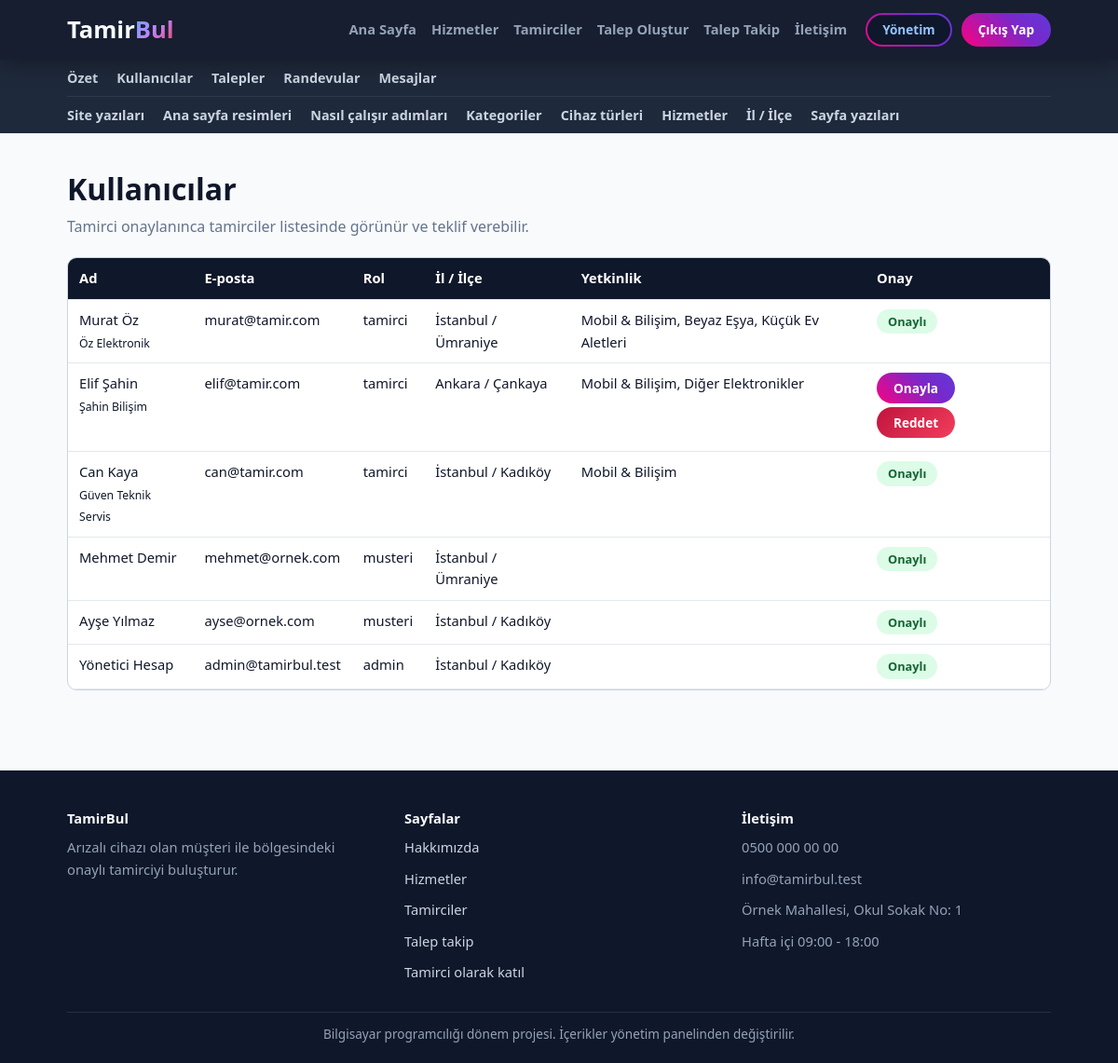
Page /admin/kullanicilar.php (signed in) on the committed database.
### tables this page shows
CREATE TABLE site_ayarlari (
    id INT AUTO_INCREMENT PRIMARY KEY,  
    anahtar VARCHAR(50) NOT NULL UNIQUE,  
    deger TEXT NOT NULL,  
    etiket VARCHAR(100) NOT NULL DEFAULT ''  
);

CREATE TABLE kullanicilar (
    id INT AUTO_INCREMENT PRIMARY KEY,  
    ad VARCHAR(50) NOT NULL,  
    soyad VARCHAR(50) NOT NULL,  
    eposta VARCHAR(100) NOT NULL UNIQUE,  
    sifre VARCHAR(255) NOT NULL,  
    telefon VARCHAR(20) NOT NULL,  
    rol VARCHAR(20) NOT NULL,  
    isletme_adi VARCHAR(100) NOT NULL DEFAULT '',  
    sehir VARCHAR(50) NOT NULL,  
    ilce VARCHAR(50) NOT NULL DEFAULT '',  
    adres TEXT NOT NULL,  
    hakkinda TEXT NOT NULL,  
    onayli TINYINT NOT NULL DEFAULT 0,  
    kayit_tarihi DATETIME NOT NULL  
);

### ortak/hazirla.php (called while the page is built, shortened)
<?php
if (is_dir("ortak")) {
    $kok = "";
} else {
    $kok = "../";
}
include __DIR__ . "/baglanti.php";
include __DIR__ . "/guvenlik.php";

### ortak/baglanti.php (called while the page is built, shortened)
<?php
$baglanti = mysqli_connect("127.0.0.1", "root", "", "tamirbul");
$veritabani_hazir = ($baglanti != false);
if ($veritabani_hazir) {
    mysqli_set_charset($baglanti, "utf8mb4");
}
function sorgula($sorgu) {
    global $baglanti;
    return mysqli_query($baglanti, $sorgu);
}
function satirlar($sorgu) {
    $liste = array();
    $sonuc = sorgula($sorgu);
    while ($sonuc && $satir = mysqli_fetch_assoc($sonuc)) {
        $liste[] = $satir;
    }
    return $liste;
}
function tek_satir($sorgu) {
    $liste = satirlar($sorgu);
    return $liste[0];
}
function temizle($yazi) {
    global $baglanti;
    return mysqli_real_escape_string($baglanti, $yazi);
}
function ayar_getir($anahtar, $yoksa_bu) {
    $satir = tek_satir("SELECT deger FROM site_ayarlari WHERE anahtar = '" . temizle($anahtar) . "'");
    return $satir["deger"];
}
function yetkinlik_metni($tamirci_id) {
    $adlar = array();
    foreach (satirlar("SELECT kategoriler.ad FROM tamirci_yetkinlikleri INNER JOIN kategoriler ON kategoriler.id = kategori_id WHERE tamirci_id = " . (int) $tamirci_id) as $kategori) {
        $adlar[] = $kategori["ad"];
    }
    return implode(", ", $adlar);
}

### ortak/guvenlik.php (called while the page is built, shortened)
<?php
function giris_yapildi_mi() {
    return isset($_SESSION["kullanici_id"]);
}
function temiz_yaz($metin) {
    return htmlspecialchars($metin, ENT_QUOTES, "UTF-8");
}

### admin/kullanicilar.php (the view, shortened to what this page needs)
<?php
include "../ortak/hazirla.php";
$kisiler = satirlar("SELECT * FROM kullanicilar ORDER BY id DESC");
include "../ortak/baslik.php";
include "menu.php";
?>
<section class="sayfa">
    <div class="kapsayici">
        <h1>Kullanıcılar</h1>
        <p class="giris-metni">Tamirci onaylanınca tamirciler listesinde görünür ve teklif verebilir.</p>
        <div class="tablo-kutu">
            <table>
                <tr><th>Ad</th><th>E-posta</th><th>Rol</th><th>İl / İlçe</th><th>Yetkinlik</th><th>Onay</th></tr>
                <?php foreach ($kisiler as $kisi) { ?>
                    <tr>
                        <td><?php echo temiz_yaz($kisi["ad"] . " " . $kisi["soyad"]); ?><br><small><?php echo temiz_yaz($kisi["isletme_adi"]); ?></small></td>
                        <td><?php echo temiz_yaz($kisi["eposta"]); ?></td>
                        <td><?php echo temiz_yaz($kisi["rol"]); ?></td>
                        <td><?php echo temiz_yaz($kisi["sehir"] . " / " . $kisi["ilce"]); ?></td>
                        <td><?php if ($kisi["rol"] == "tamirci") { echo temiz_yaz(yetkinlik_metni($kisi["id"])); } ?></td>
                        <td>
                            <?php if ($kisi["onayli"] == 1) { ?>
                                <span class="badge badge-success">Onaylı</span>
                            <?php } else { ?>
                                <form method="post" action="kullanici-onay.php">
                                    <button class="btn btn-sm btn-secondary" type="submit">Onayla</button>
                                </form>
                                <?php if ($kisi["onayli"] == 0) { ?>
                                    <form method="post" action="kullanici-onay.php" onsubmit="return confirm('Başvuru reddedilsin mi?');">
                                        <button class="btn btn-sm btn-danger" type="submit">Reddet</button>
                                    </form>
                                <?php } ?>
                            <?php } ?>
                        </td>
                    </tr>
                <?php } ?>
            </table>
        </div>
    </div>
</section>
<?php
include "../ortak/altlik.php";
?>

### ortak/baslik.php (shortened to what this page needs)
<?php
$site_adi = ayar_getir("site_adi", "TamirBul");
$logo_on = mb_substr($site_adi, 0, 5, "UTF-8");
$logo_arka = mb_substr($site_adi, 5, null, "UTF-8");
$acik_dosya = basename($_SERVER["PHP_SELF"]);
$menu_linkleri = array(
    "index.php" => "Ana Sayfa",
    "hizmetler.php" => "Hizmetler",
    "tamirciler.php" => "Tamirciler",
    "talep-olustur.php" => "Talep Oluştur",
    "talep-takip.php" => "Talep Takip",
    "iletisim.php" => "İletişim"
);
$panel_adresi = "musteri/panel.php";
$panel_yazisi = "Hesabım";
if (isset($_SESSION["rol"]) && $_SESSION["rol"] == "admin") {
    $panel_adresi = "admin/panel.php";
    $panel_yazisi = "Yönetim";
}
?>
<!DOCTYPE html>
<html lang="tr">
<head>
    <link rel="stylesheet" href="<?php echo $kok; ?>css/stil.css">
</head>
<body>
    <header class="navbar">
        <div class="container navbar-container">
            <a class="logo" href="<?php echo $kok; ?>index.php">
                <h1><?php echo temiz_yaz($logo_on); ?><span><?php echo temiz_yaz($logo_arka); ?></span></h1>
            </a>
            <div id="menu" class="menu">
                <nav class="nav-menu">
                    <ul>
                        <?php foreach ($menu_linkleri as $dosya => $yazi) { ?>
                            <li><a href="<?php echo $kok . $dosya; ?>" <?php if ($acik_dosya == $dosya && $kok == "") { echo 'class="active"'; } ?>><?php echo $yazi; ?></a></li>
                        <?php } ?>
                    </ul>
                </nav>
                <?php if (giris_yapildi_mi()) { ?>
                    <div class="user-profile-menu">
                        <a class="btn btn-sm btn-outline" href="<?php echo $kok . $panel_adresi; ?>"><?php echo $panel_yazisi; ?></a>
                        <a class="btn btn-sm btn-secondary" href="<?php echo $kok; ?>cikis.php">Çıkış Yap</a>
                    </div>
                <?php } ?>
            </div>
        </div>
    </header>
    <main>

### ortak/altlik.php (shortened to what this page needs)
<?php
$alt_site_adi = ayar_getir("site_adi", "TamirBul");
$alt_aciklama = ayar_getir("altlik_aciklama", "");
$alt_telefon = ayar_getir("telefon", "");
$alt_eposta = ayar_getir("eposta", "");
$alt_adres = ayar_getir("adres", "");
$alt_saat = ayar_getir("calisma_saatleri", "");
$alt_not = ayar_getir("altlik_not", "");
?>
    </main>
    <footer class="footer">
        <div class="container footer-container">
            <div>
                <strong><?php echo temiz_yaz($alt_site_adi); ?></strong>
                <p><?php echo temiz_yaz($alt_aciklama); ?></p>
            </div>
            <div>
                <strong>Sayfalar</strong>
                <p><a href="<?php echo $kok; ?>hakkimizda.php">Hakkımızda</a></p>
                <p><a href="<?php echo $kok; ?>hizmetler.php">Hizmetler</a></p>
                <p><a href="<?php echo $kok; ?>tamirciler.php">Tamirciler</a></p>
                <p><a href="<?php echo $kok; ?>talep-takip.php">Talep takip</a></p>
                <p><a href="<?php echo $kok; ?>tamirci-kayit.php">Tamirci olarak katıl</a></p>
            </div>
            <div>
                <strong>İletişim</strong>
                <p><?php echo temiz_yaz($alt_telefon); ?></p>
                <p><?php echo temiz_yaz($alt_eposta); ?></p>
                <p><?php echo temiz_yaz($alt_adres); ?></p>
                <p><?php echo temiz_yaz($alt_saat); ?></p>
            </div>
        </div>
        <div class="container alt-not">
            <p><?php echo temiz_yaz($alt_not); ?></p>
        </div>
    </footer>
</body>
</html>

### css/stil.css (style rules this page uses)
:root { --primary: #2563eb; --primary-dark: #1d4ed8; --secondary: #10b981; --background: #f8fafc; --text: #0f172a; --text-light: #64748b; --border: #cbd5e1; --navy: #0f172a; --radius-lg: 16px; --radius-sm: 10px; }
* { margin: 0; padding: 0; box-sizing: border-box; }
body { font-family: "Segoe UI", Tahoma, Arial, sans-serif; background: var(--background); color: var(--text); line-height: 1.6; min-height: 100vh; display: flex; flex-direction: column; }
main { flex: 1; }
h1, h2, h3, h4, h5 { line-height: 1.25; }
a { color: var(--primary); }
p { margin-bottom: 10px; }
.container, .kapsayici { width: 88%; max-width: 1200px; margin: 0 auto; }
.btn { display: inline-flex; justify-content: center; align-items: center; position: relative; overflow: hidden; padding: 11px 26px; border: none; border-radius: 40px; text-decoration: none; font-weight: 700; font-size: 0.95rem; font-family: inherit; cursor: pointer; color: #ffffff; z-index: 1; transition: transform 0.3s, box-shadow 0.3s; white-space: nowrap; }
.btn::before { content: ""; position: absolute; top: -2px; left: -2px; right: -2px; bottom: -2px; background: linear-gradient(45deg, #ff007f, #7928ca, #4f46e5, #3b82f6, #00ff87, #ff007f); background-size: 400%; z-index: -1; animation: renkKaydir 6s linear infinite; }
.btn-outline { color: #93c5fd; }
.btn-outline::after { content: ""; position: absolute; top: 2px; left: 2px; right: 2px; bottom: 2px; background: #0f172a; border-radius: 40px; z-index: -1; }
.btn-sm { padding: 7px 18px; font-size: 0.85rem; }
.btn-danger::before { background: linear-gradient(135deg, #be123c, #f43f5e); }
.navbar { background: rgba(15, 23, 42, 0.97); box-shadow: 0 4px 25px rgba(0, 0, 0, 0.35); position: sticky; top: 0; z-index: 1000; }
.navbar-container { display: flex; align-items: center; gap: 20px; padding: 14px 0; }
.logo { text-decoration: none; flex-shrink: 0; }
.logo h1 { font-size: 1.6rem; font-weight: 900; color: #f8fafc; }
.logo span { background: linear-gradient(135deg, #60a5fa, #c084fc, #f43f5e); -webkit-background-clip: text; background-clip: text; -webkit-text-fill-color: transparent; }
.menu { display: flex; align-items: center; flex: 1; gap: 20px; }
.nav-menu { margin-left: auto; }
.nav-menu ul { display: flex; list-style: none; gap: 16px; }
.nav-menu a { color: #94a3b8; text-decoration: none; font-weight: 600; font-size: 0.92rem; }
.auth-buttons, .user-profile-menu { display: flex; align-items: center; gap: 10px; }
.dashboard-section, .sayfa { padding: 40px 0 60px 0; }
.dashboard-header h2, .sayfa h1 { font-size: 2rem; margin-bottom: 8px; }
.dashboard-header p, .giris-metni { color: var(--text-light); margin-bottom: 20px; }
.badge { display: inline-block; padding: 3px 12px; border-radius: 20px; font-size: 0.8rem; font-weight: 700; }
.badge-success { background: #dcfce7; color: #166534; }
.tablo-kutu { overflow-x: auto; background: #ffffff; border: 1px solid var(--border); border-radius: var(--radius-sm); margin-bottom: 26px; }
table { width: 100%; border-collapse: collapse; }
th, td { text-align: left; padding: 10px 12px; border-bottom: 1px solid #e2e8f0; vertical-align: top; font-size: 0.92rem; }
th { background: var(--navy); color: #ffffff; }
td form { display: inline-block; margin: 0 4px 4px 0; }
.footer { background: var(--navy); color: #94a3b8; padding: 40px 0 10px 0; font-size: 0.92rem; }
.footer a { color: #cbd5e1; text-decoration: none; }
.footer strong { color: #f8fafc; display: block; margin-bottom: 8px; }
.footer-container { display: flex; gap: 30px; }
.footer-container > div { flex: 1; }
.alt-not { border-top: 1px solid rgba(255, 255, 255, 0.1); margin-top: 20px; padding-top: 12px; text-align: center; font-size: 0.85rem; }

### rows in the picture
site_ayarlari: deger "Tamir", deger "Bul", deger "TamirBul"
kullanicilar: temiz_yaz($kisi["ad"] . " " . $kisi["soyad"]) "Murat Öz", isletme_adi "Öz Elektronik", eposta "murat@tamir.com", rol "tamirci", temiz_yaz($kisi["sehir"] . " / " . $kisi["ilce"]) "İstanbul / Ümraniye", id "Mobil & Bilişim, Beyaz Eşya, Küçük Ev Aletleri", onayli "Onaylı"
kullanicilar: temiz_yaz($kisi["ad"] . " " . $kisi["soyad"]) "Elif Şahin", isletme_adi "Şahin Bilişim", eposta "elif@tamir.com", rol "tamirci", temiz_yaz($kisi["sehir"] . " / " . $kisi["ilce"]) "Ankara / Çankaya", id "Mobil & Bilişim, Diğer Elektronikler"
kullanicilar: temiz_yaz($kisi["ad"] . " " . $kisi["soyad"]) "Can Kaya", isletme_adi "Güven Teknik Servis", eposta "can@tamir.com", rol "tamirci", temiz_yaz($kisi["sehir"] . " / " . $kisi["ilce"]) "İstanbul / Kadıköy", id "Mobil & Bilişim", onayli "Onaylı"
kullanicilar: temiz_yaz($kisi["ad"] . " " . $kisi["soyad"]) "Mehmet Demir", eposta "mehmet@ornek.com", rol "musteri", temiz_yaz($kisi["sehir"] . " / " . $kisi["ilce"]) "İstanbul / Ümraniye", onayli "Onaylı"
kullanicilar: temiz_yaz($kisi["ad"] . " " . $kisi["soyad"]) "Ayşe Yılmaz", eposta "ayse@ornek.com", rol "musteri", temiz_yaz($kisi["sehir"] . " / " . $kisi["ilce"]) "İstanbul / Kadıköy", onayli "Onaylı"
kullanicilar: temiz_yaz($kisi["ad"] . " " . $kisi["soyad"]) "Yönetici Hesap", eposta "admin@tamirbul.test", rol "admin", temiz_yaz($kisi["sehir"] . " / " . $kisi["ilce"]) "İstanbul / Kadıköy", onayli "Onaylı"
site_ayarlari: deger "Arızalı cihazı olan müşteri ile bölgesindeki onaylı tamirciyi buluşturur."
site_ayarlari: deger "0500 000 00 00"
site_ayarlari: deger "info@tamirbul.test"
site_ayarlari: deger "Örnek Mahallesi, Okul Sokak No: 1"
site_ayarlari: deger "Hafta içi 09:00 - 18:00"
site_ayarlari: deger "Bilgisayar programcılığı dönem projesi. İçerikler yönetim panelinden değiştirilir."

### other values in the picture
$yazi "Ana Sayfa"
$yazi "Hizmetler"
$yazi "Tamirciler"
$yazi "Talep Oluştur"
$yazi "Talep Takip"
$yazi "İletişim"
$panel_yazisi "Yönetim"
